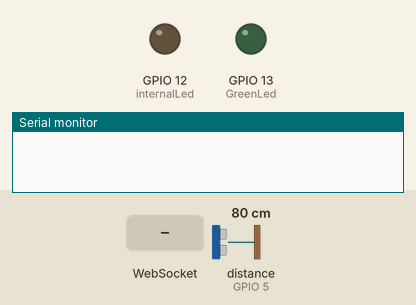
Recording of a sketch running on a simulated ESP32. On the bench: output pins drawn as LEDs (lit = HIGH), the last lines printed to the serial monitor. The inputs (shaded band) are chosen by the test bench; at power-on: distance to the obstacle (sensor on GPIO 5) 80 cm. The echo pulse lasts 58.3 µs per cm; WiFi joins after 1.5 s; servers stay silent unless stated; pins used as bus, display or sensor lines are not drawn.

Above: at 0.1 s.
At 3.2 s:
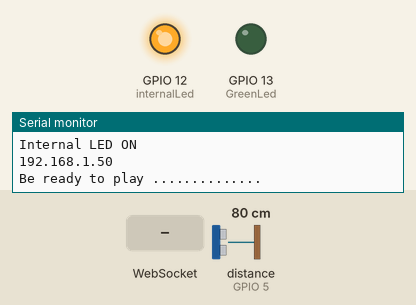
3.3 s: WebSocket text "Yes" received
At 4.5 s:
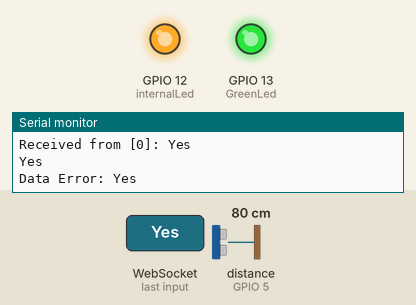
9.3 s: distance to the obstacle (sensor on GPIO 5) set to 13 cm
Timing chart, 0 to 12.3 s (numbered marks = the images above; inputs shaded):
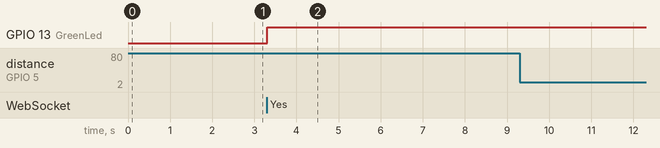

The sketch:

websocketServer.ino
```cpp
#include <WiFi.h>
#include <WebSocketsServer.h>

const char* ssid = "Yes";
const char* password = "idontknow111";

const int internalLed = 12;
const int GreenLed = 13;

const int trigPin = 18;
const int echoPin = 5;

const float DISTANCE_READY_MIN = 5;
const float DISTANCE_READY_MAX = 20;
const int DISTANCE_JUMP_THRESHOLD = 11;

bool playerReady = false;
bool sendFalse = false;

char* serverConnection = "No";

bool PaddleGame = false;
bool DragonGame = false;
bool Continue = false;

WebSocketsServer webSocketServer = WebSocketsServer(81);

void setup() {
  Serial.begin(115200);

  pinMode(internalLed, OUTPUT);
  pinMode(GreenLed, OUTPUT);

  digitalWrite(GreenLed, LOW);

  pinMode(trigPin, OUTPUT);
  pinMode(echoPin, INPUT);

  connectToWiFi();
  webSocketServer.begin();
  webSocketServer.onEvent(webSocketEvent);

  Serial.println("\n\n\nBe ready to play ..............");
}

// Connect to WiFi
void connectToWiFi() {
  WiFi.begin(ssid, password);
  while (WiFi.status() != WL_CONNECTED) {
    delay(1000);
    Serial.println("Connecting to WiFi...");
  }
  Serial.println("Connected to WiFi");

  digitalWrite(internalLed, HIGH);
  Serial.println("Internal LED ON");

  Serial.println(WiFi.localIP());
}

// Measure distance with ultrasonic sensor
float measureDistance() {
  digitalWrite(trigPin, LOW);
  delayMicroseconds(2);
  digitalWrite(trigPin, HIGH);
  delayMicroseconds(10);
  digitalWrite(trigPin, LOW);

  float duration = pulseIn(echoPin, HIGH);
  float distance = duration * 0.034 / 2;
  return distance;
}

// Send jump signal over WebSocket
void sendJumpSignal(bool jumpDetected) {
  String message = jumpDetected ? "True" : "False";
  webSocketServer.broadcastTXT(message);
}

// Send distance data over WebSocket
void sendDistanceData(float distance) {
  String data = String(distance);
  webSocketServer.broadcastTXT(data);
}

// Send paddle position over WebSocket
void sendPaddlePosition(float distance) {
  String message = String(distance);
  webSocketServer.broadcastTXT(message);
}

void sendDragonGameData(float distance) {
  if (sendFalse) {
    sendJumpSignal(false);
    Serial.println("Player landed {Jump:False}");
    sendFalse = false;
  } else if (distance > DISTANCE_JUMP_THRESHOLD && !sendFalse) {
    sendJumpSignal(true);
    Serial.println("Player jumped {Jump:True}");

    delay(350);

    sendFalse = true;
  }
  delay(50);
}

void loop() {
  webSocketServer.loop();

  if (serverConnection == "Yes") {
    float distance = measureDistance();

    if (DISTANCE_READY_MIN <= distance && distance <= DISTANCE_READY_MAX) {
      if (!playerReady) {
        Serial.println("Player is ready to play ...........");
        playerReady = true;
      }
    }

    if (playerReady) {
      if (PaddleGame) {
        sendPaddlePosition(distance);
      } else if (DragonGame) {
        sendDragonGameData(distance);
      }
    }

    if(playerReady){
      if (Continue) {
        sendDistanceData(distance);
      }
    }
  }

  delay(100);
}

void webSocketEvent(uint8_t num, WStype_t type, uint8_t * payload, size_t length) {
  if (type == WStype_CONNECTED) {
    Serial.printf("[%u] Connected!\n", num);
    digitalWrite(GreenLed, HIGH);
    Serial.println("Green LED ON");
    serverConnection = "Yes";

    if (!playerReady){

      Serial.println("Be ready to play .................... ");
    }

  } else if (type == WStype_DISCONNECTED) {
    Serial.printf("[%u] Disconnected!\n", num);
    digitalWrite(GreenLed, LOW);
    Serial.println("Green LED OFF");
    serverConnection = "No";
    // playerReady = false;

    Serial.println("Be ready to play .................... ");

  } else if (type == WStype_TEXT) {
    String message = String((char*)payload).substring(0, length);
    Serial.printf("Received from [%u]: %s\n", num, message.c_str());

// *************************************************************
// ******************* Instructions ****************************
// *************************************************************

    Serial.println(message);

    if (message == "PaddleGame") {
      PaddleGame = true;
      DragonGame = false;
      Serial.println("YOU HAVE SELECTED THE PADDLE GAME");
    } else if (message == "DragonGame") {
      DragonGame = true;
      PaddleGame = false;
      Serial.println("YOU HAVE SELECTED THE DRAGON GAME");
    } else if (message == "False") {
      PaddleGame = false;
      DragonGame = false;
      Continue = false;
      Serial.println("RESET DONE");
    }
    else if (message == "Continue") {
      Continue = true;
    }
    else if(message == "SingleInputGame"){
      webSocketServer.broadcastTXT("SingleInputGame");
      Continue = true;
      delay(100);
    }
    else if(message == "DoubleInputGame"){
      webSocketServer.broadcastTXT("DoubleInputGame");
      Continue = true;
      delay(100);
    }
    else if(message == "TripleInputGame"){
      webSocketServer.broadcastTXT("TripleInputGame");
      Continue = true;
      delay(100);
    }

    else {
      Serial.println("Data Error: " + message);
    }

    // now i need to create single Input data collector , double input data collector , triple input data collector
  }
}
```

Measured:
- after the input at 3.3 s, GPIO 13 (GreenLed): LOW → HIGH at once
